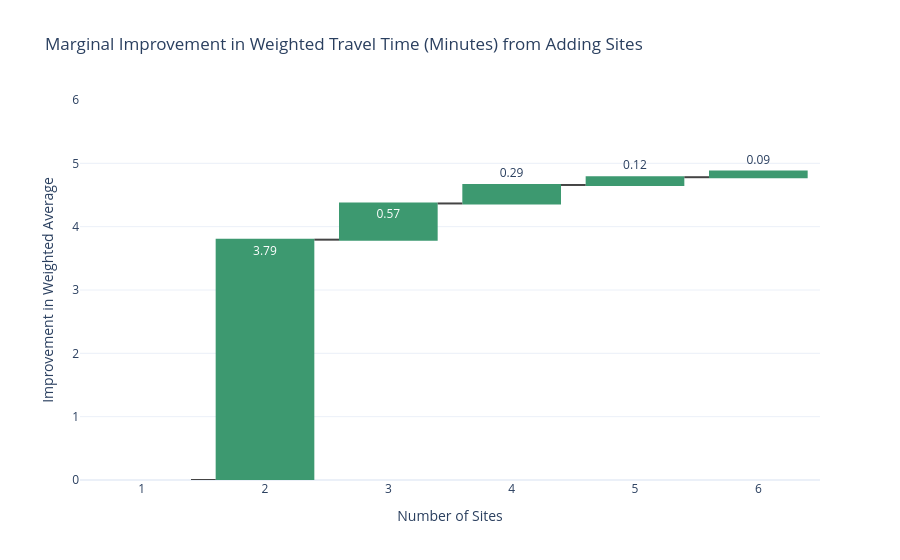

Source (notebook cell):
### Markdown cell above
Another plot option is a waterfall plot. 

:::{.callout-warning}
Consider the data literacy of your stakeholders - is this interpretable for them? 
:::

### Code cell
fig = go.Figure(go.Waterfall(
    x=all_sols["n_sites"],
    y=all_sols["marginal_gain"].fillna(0),
    measure=["absolute"] + ["relative"]*(len(all_sols)-1),
    text=[f"{v:.2f}" if pd.notna(v) else "" for v in all_sols["marginal_gain"]],
))

fig.update_layout(
    title="Marginal Improvement in Weighted Travel Time (Minutes) from Adding Sites",
    xaxis_title="Number of Sites",
    yaxis_title="Improvement in Weighted Average",
    template="plotly_white"
)

fig.update_yaxes(range=(0,6))


fig.show()

### Figure 1 — Plotly figure (JSON) as saved in the notebook; plotly's stock layout.template omitted (floating-point values rounded to 4 significant figures)
{"data": [{"measure": ["absolute", "relative", "relative", "relative", "relative", "relative"], "text": ["", "3.79", "0.57", "0.29", "0.12", "0.09"], "type": "waterfall", "x": [1, 2, 3, 4, 5, 6], "y": [0.0, 3.795, 0.5718, 0.292, 0.1225, 0.08881]}], "layout": {"title": {"text": "Marginal Improvement in Weighted Travel Time (Minutes) from Adding Sites"}, "xaxis": {"title": {"text": "Number of Sites"}}, "yaxis": {"range": [0, 6], "title": {"text": "Improvement in Weighted Average"}}}}
